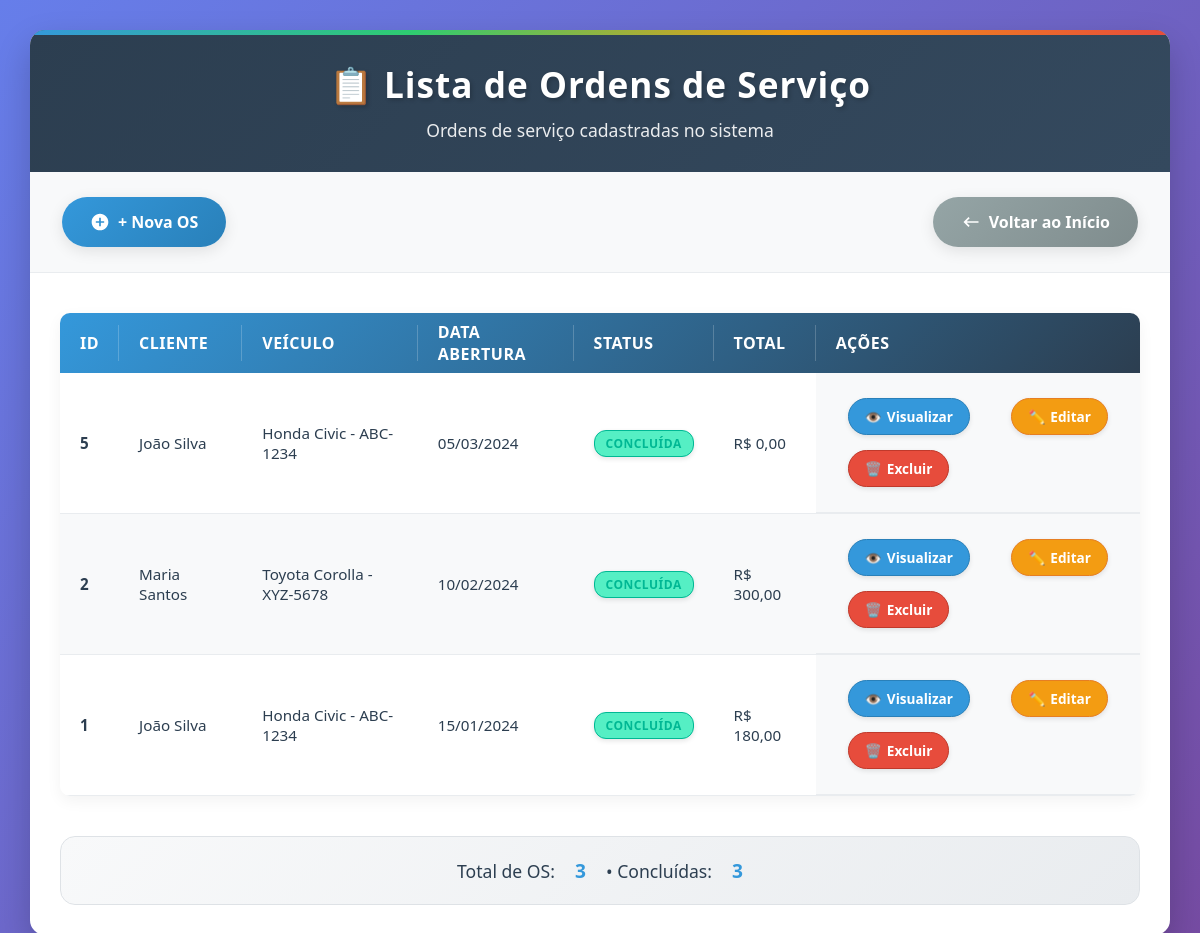
Page /ordens-servico/listar.php on the committed database.
### tables this page shows
CREATE TABLE OS (
    ID_OS INT AUTO_INCREMENT PRIMARY KEY,
    ID_VEICULO INT NOT NULL,
    DATA_ABERTURA DATE NOT NULL,
    STATUS VARCHAR(50) DEFAULT 'Aberta',
    DATA_CONCLUSAO DATE,
    OBS TEXT,
    TOTAL DECIMAL(10,2),
    FOREIGN KEY(ID_VEICULO) REFERENCES VEICULO(ID_VEICULO)
);

CREATE TABLE CLIENTE (
    ID_CLIENTE INT AUTO_INCREMENT PRIMARY KEY,
    NOME_CLIENTE VARCHAR(100) NOT NULL,
    CPF_CLIENTE VARCHAR(14) UNIQUE,
    TELEFONE_CLIENTE VARCHAR(15),
    EMAIL VARCHAR(100),
    ENDERECO VARCHAR(255)
);

CREATE TABLE VEICULO (
    ID_VEICULO INT AUTO_INCREMENT PRIMARY KEY,
    MODELO VARCHAR(50) NOT NULL,
    MARCA VARCHAR(50) NOT NULL,
    ID_CLIENTE INT NOT NULL,
    ANO INT,
    PLACA VARCHAR(10) UNIQUE NOT NULL,
    FOREIGN KEY(ID_CLIENTE) REFERENCES CLIENTE(ID_CLIENTE)
);

### ordens-servico/listar.php (the view, shortened to what this page needs)
<?php
require_once '../conexao.php';
$sql = "SELECT
            os.*,
            v.MARCA,
            v.MODELO,
            v.PLACA,
            c.NOME_CLIENTE
        FROM OS os
        JOIN VEICULO v ON os.ID_VEICULO = v.ID_VEICULO
        JOIN CLIENTE c ON v.ID_CLIENTE = c.ID_CLIENTE
        ORDER BY os.ID_OS DESC";
$stmt = $pdo->query($sql);
$ordens = $stmt->fetchAll(PDO::FETCH_ASSOC);
?>
<!DOCTYPE html>
<html lang="pt-br">
<head>
    <link rel="stylesheet" href="listar.css">
</head>
<body>
    <div class="container">
        <div class="header">
            <h1>📋 Lista de Ordens de Serviço</h1>
            <p>Ordens de serviço cadastradas no sistema</p>
        </div>
        <div class="actions">
            <a href="cadastrar.php" class="btn btn-primary">+ Nova OS</a>
            <a href="../index.php" class="btn btn-secondary">Voltar ao Início</a>
        </div>
        <?php if (count($ordens) > 0): ?>
            <div class="table-container">
                <table>
                    <thead>
                        <tr>
                            <th>ID</th>
                            <th>Cliente</th>
                            <th>Veículo</th>
                            <th>Data Abertura</th>
                            <th>Status</th>
                            <th>Total</th>
                            <th>Ações</th>
                        </tr>
                    </thead>
                    <tbody>
                        <?php foreach ($ordens as $os): ?>
                        <tr>
                            <td><?= $os['ID_OS'] ?></td>
                            <td><?= htmlspecialchars($os['NOME_CLIENTE']) ?></td>
                            <td>
                                <?= htmlspecialchars($os['MARCA']) ?>
                                <?= htmlspecialchars($os['MODELO']) ?> -
                                <?= htmlspecialchars($os['PLACA']) ?>
                            </td>
                            <td>
                                <?php
                                if (!empty($os['DATA_ABERTURA'])) {
                                    echo date('d/m/Y', strtotime($os['DATA_ABERTURA']));
                                } else {
                                    echo '--/--/----';
                                }
                                ?>
                            </td>
                            <td>
                                <?php
                                $status = $os['STATUS'] ?? 'Aberta';
                                $status_class = '';
                                if (strtolower($status) == 'concluída' || strtolower($status) == 'concluida') {
                                    $status_class = 'status-concluida';
                                    $status = 'Concluída';
                                } elseif (strtolower($status) == 'em andamento' || strtolower($status) == 'andamento') {
                                    $status_class = 'status-andamento';
                                    $status = 'Em andamento';
                                } elseif (strtolower($status) == 'cancelada') {
                                    $status_class = 'status-cancelada';
                                } else {
                                    $status_class = 'status-aberta';
                                    $status = 'Aberta';
                                }
                                ?>
                                <span class="status <?= $status_class ?>">
                                    <?= $status ?>
                                </span>
                            </td>
                            <td>R$ <?= number_format($os['TOTAL'] ?? 0, 2, ',', '.') ?></td>
                            <td class="actions">
                                <a href="visualizar.php?id=<?= $os['ID_OS'] ?>" class="btn-small btn-view">Visualizar</a>
                                <a href="editar.php?id=<?= $os['ID_OS'] ?>" class="btn-small btn-edit">Editar</a>
                                <a href="excluir.php?id=<?= $os['ID_OS'] ?>" class="btn-small btn-delete" onclick="return confirm('Tem certeza que deseja excluir esta OS?')">Excluir</a>
                            </td>
                        </tr>
                        <?php endforeach; ?>
                    </tbody>
                </table>
            </div>
            <div class="summary">
                <?php
                $total_os = count($ordens);
                $concluidas = array_filter($ordens, function($os) {
                    $status = $os['STATUS'] ?? 'Aberta';
                    return strtolower($status) == 'concluída' || strtolower($status) == 'concluida';
                });
                ?>
                Total de OS: <strong><?= $total_os ?></strong>
                <?php if (count($concluidas) > 0): ?>
                    • Concluídas: <strong><?= count($concluidas) ?></strong>
                <?php endif; ?>
            </div>
        <?php endif; ?>
    </div>
</body>
</html>

### ordens-servico/listar.php (style rules this page uses)
.status { padding: 4px 8px; border-radius: 12px; font-size: 12px; font-weight: bold; text-transform: uppercase; display: inline-block; }
.status-concluida { background: #55efc4; color: #00b894; }
.btn-view { background: #3498db; color: white; }
.btn-edit { background: #f39c12; color: white; }
.btn-delete { background: #e74c3c; color: white; }
.actions { white-space: nowrap; }
.actions a { margin: 0 2px; }

### rows in the picture
os: ID_OS "5", cliente.NOME_CLIENTE "João Silva", ID_VEICULO.MARCA "Honda", ID_VEICULO.MODELO "Civic", ID_VEICULO.PLACA "ABC-1234", DATA_ABERTURA "05/03/2024", STATUS "CONCLUÍDA", TOTAL "0,00"
os: ID_OS "2", cliente.NOME_CLIENTE "Maria Santos", ID_VEICULO.MARCA "Toyota", ID_VEICULO.MODELO "Corolla", ID_VEICULO.PLACA "XYZ-5678", DATA_ABERTURA "10/02/2024", STATUS "CONCLUÍDA", TOTAL "300,00"
os: ID_OS "1", cliente.NOME_CLIENTE "João Silva", ID_VEICULO.MARCA "Honda", ID_VEICULO.MODELO "Civic", ID_VEICULO.PLACA "ABC-1234", DATA_ABERTURA "15/01/2024", STATUS "CONCLUÍDA", TOTAL "180,00"

### other values in the picture
$total_os "3"
count($concluidas) "3"
